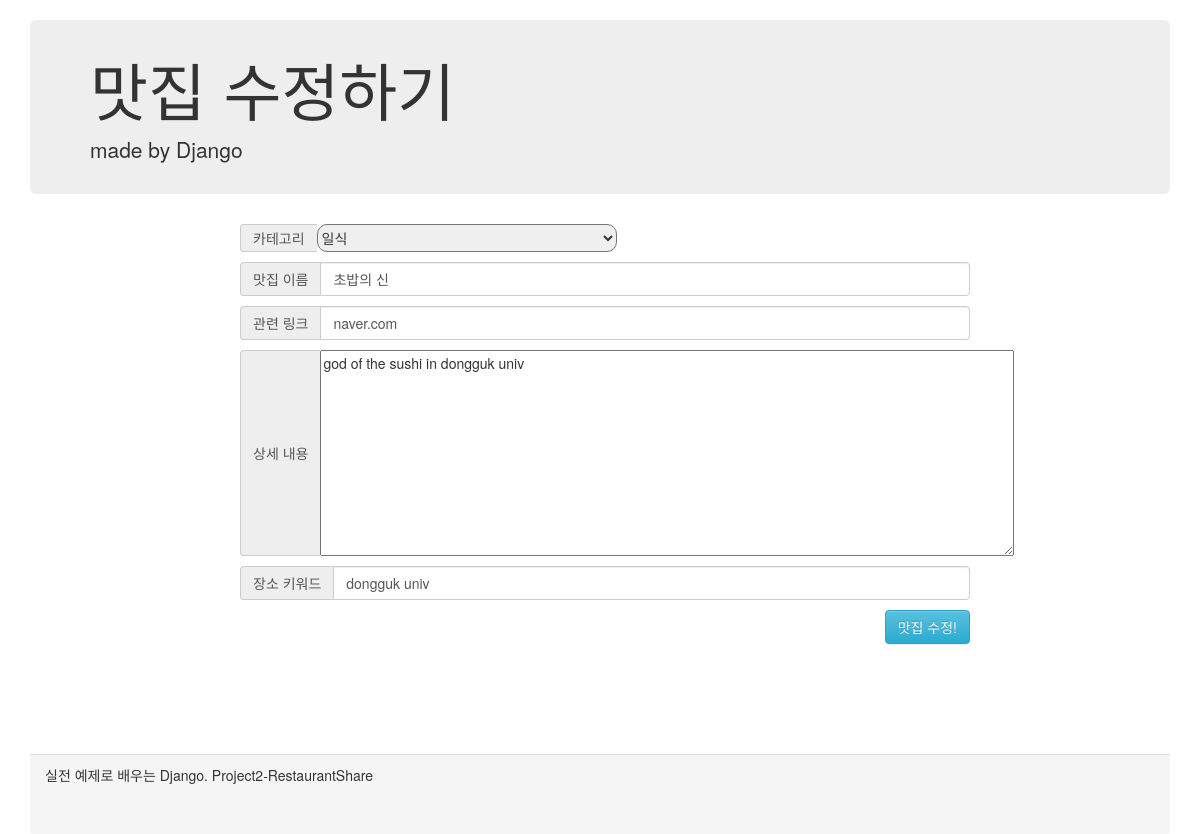
The app's page /restaurantDetail/updatePage/3 with its own data.
### shareRes/models.py (models this page shows)
class Restaurant(models.Model):
    category = models.ForeignKey(Category, on_delete=models.SET_DEFAULT, default=3)
    restaurant_name = models.CharField(max_length=100)
    restaurant_link = models.CharField(max_length=500)
    restaurant_content = models.TextField()
    restaurant_keyword = models.CharField(max_length=50)

### shareRes/views.py (the view)
def restaurantUpdate(request, res_id):
    categories = Category.objects.all()
    restaurant = Restaurant.objects.get(id=res_id)
    content = {"categories": categories, "restaurant": restaurant}
    return render(request, "shareRes/restaurantUpdate.html", content)

### shareRes/templates/shareRes/restaurantUpdate.html (shortened to what this page needs)
<html lang="en">
<head>
    <link rel="stylesheet" href="https://maxcdn.bootstrapcdn.com/bootstrap/3.3.2/css/bootstrap.min.css">
    <link rel="stylesheet" href="https://maxcdn.bootstrapcdn.com/bootstrap/3.3.2/css/bootstrap-theme.min.css">
</head>
<body>
    <div class="container">
        <div class="header">
            <div class="jumbotron">
                <h1>맛집 수정하기</h1>
                <p>made by Django</p>
            </div>
        </div>
        <div class="content">
            <form action="./update" method="POST" onsubmit="return checkFrom();">{% csrf_token %}
                <div class="inputDiv">
                    <div class="input-group">
                        <span class="input-group-addon" id="sizing-addon2">카테고리</span>
                        <select id="resCategory" name="resCategory" class="resCategory" size="1" required autofocus>
                            {% for category in categories %}
                            {% if category == restaurant.category %}
                            <option value="{{category.id}}" selected>{{category.category_name}}</option>
                            {% else %}
                            <option value="{{category.id}}">{{category.category_name}}</option>
                            {% endif %}
                            {% endfor%}
                        </select>
                    </div>
                    <div class="input-group">
                        <span class="input-group-addon" id="sizing-addon2">맛집 이름</span>
                        <input id="resTitle" name="resTitle" type="text" class="form-control"
                            placeholder="맛집 이름을 입력해주세요." aria-describedby="sizing-addon2"
                            value="{{restaurant.restaurant_name}}">
                    </div>
                    <div class=" input-group">
                        <span class="input-group-addon" id="sizing-addon2">관련 링크</span>
                        <input id="resLink" name="resLink" type="text" class="form-control" placeholder="관련 링크를 입력해주세요."
                            aria-describedby="sizing-addon2" value="{{restaurant.restaurant_link}}">
                    </div>
                    <div class="input-group">
                        <span class="input-group-addon" id="sizing-addon2">상세 내용</span>
                        <textarea id="resContent" name="resContent" cols="90" rows="10"
                            placeholder="상세 내용을 입력해주세요.">{{restaurant.restaurant_content}}</textarea>
                    </div>
                    <div class="input-group">
                        <span class="input-group-addon" id="sizing-addon2">장소 키워드</span>
                        <input id="resLoc" name="resLoc" type="text" class="form-control" placeholder="장소 키워드를 입력해주세요."
                            aria-describedby="sizing-addon2" value="{{restaurant.restaurant_keyword}}">
                    </div>
                    <input type="submit" class="resAddBtn btn btn-info" role="button" value="맛집 수정!" />
                </div>
            </form>
        </div>
        <div class="panel-footer">
            실전 예제로 배우는 Django. Project2-RestaurantShare
        </div>
    </div>
</body>
</html>

### shareRes/templates/shareRes/restaurantUpdate.html (style rules this page uses)
.container { margin-top: 20px; }
.jumbotron { padding-top: 15px; padding-bottom: 15px; }
.content { min-height: 60%; margin: auto; }
.inputDiv { margin-left: 200px; margin-right: 200px; margin-bottom: 50px; }
select[size] { height: 28px; }
.resCategory { width: 300px; border-radius: 10px; }
.input-group { margin: 10px; width: 730px; }
.resAddBtn { float: right; }
.panel-footer { margin-top: 50px; height: 10%; }

### records on screen
Restaurant: resTitle "초밥의 신", resLink "naver.com", resContent "god of the sushi in dongguk univ", resLoc "dongguk univ"

### other values on screen
form field resCategory "일식"
